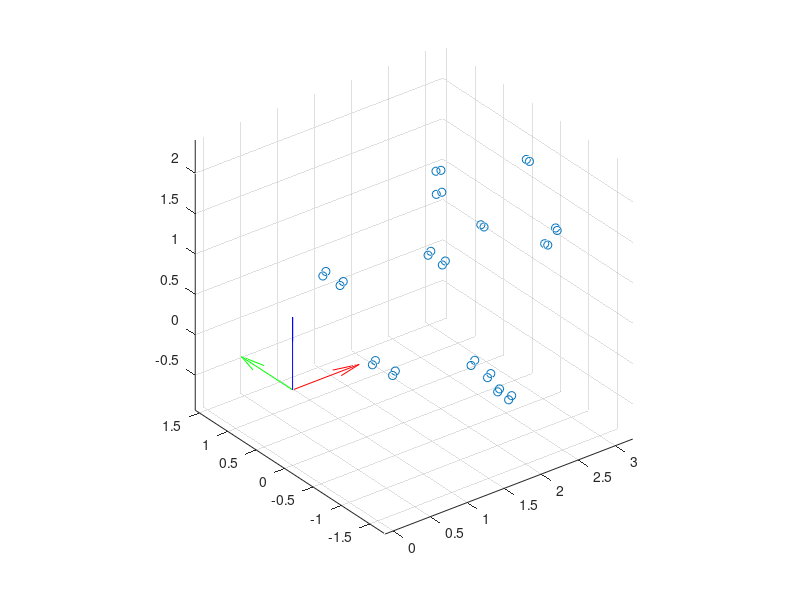

This chart was generated by the following MATLAB code: (Note: this script raises an error after producing the figure.)
detection_points = csvread('detections.csv');
lidar_points_raw = csvread('pointcloud_points.csv');

lidar_points_table = nan(8, 4, 3);

for i = 1 : size(lidar_points_raw, 1)
	lidar_points_table(lidar_points_raw(i, 1) + 1, lidar_points_raw(i, 2) + 1, :) =...
		lidar_points_raw(i, 3 : 5);
end

positions = nan(size(detection_points, 1), 16);
points = ones(size(detection_points, 1), 4);
us = nan(size(detection_points, 1), 1);
vs = nan(size(detection_points, 1), 1);

for i = 1 : size(detection_points, 1)
	positions(i, :) = detection_points(i, 1 : 16);
	points(i, 1 : 3) = lidar_points_table(...
		detection_points(i, 17) + 1,...
		detection_points(i, 18) + 1, ...
		:...
	);
	us(i) = detection_points(i, 19);
	vs(i) = detection_points(i, 20);
end

figure('Name', 'Raw Lidar Detections');
scatter3(lidar_points_raw(:, 3), lidar_points_raw(:, 4), lidar_points_raw(:, 5));
axis equal;
hold on;
quiver3(0, 0, 0, 0, 0, 1.0, 'b-');
quiver3(0, 0, 0, 1.0, 0, 0, 'r-');
quiver3(0, 0, 0, 0, 1.0, 0, 'g-');
scatter3(0, 0, 0, 50.0, 'kO');
hold off;

figure('Name', 'Processed Lidar Detections');
scatter3(points(:, 1), points(:, 2), points(:, 3));
axis equal;
hold on;
quiver3(0, 0, 0, 0, 0, 1.0, 'b-');
quiver3(0, 0, 0, 1.0, 0, 0, 'r-');
quiver3(0, 0, 0, 0, 1.0, 0, 'g-');
scatter3(0, 0, 0, 50.0, 'kO');

vp_size = 0.2;
qvec_x = [vp_size; 0; 0; 0];
qvec_y = [0; vp_size; 0; 0];
qvec_z = [0; 0; vp_size; 0];

n_poses = 27;
for i = 1 : n_poses
	BASE_to_FOREARM = reshape(positions(i, :), 4, 4)';
	q_o_t = [BASE_to_FOREARM(1, 4), BASE_to_FOREARM(2, 4), BASE_to_FOREARM(3, 4)];
	q_x_t = BASE_to_FOREARM * qvec_x;
	q_y_t = BASE_to_FOREARM * qvec_y;
	q_z_t = BASE_to_FOREARM * qvec_z;
	quiver3(q_o_t(1), q_o_t(2), q_o_t(3), q_z_t(1), q_z_t(2), q_z_t(3), 'b-');
	quiver3(q_o_t(1), q_o_t(2), q_o_t(3), q_x_t(1), q_x_t(2), q_x_t(3), 'r-');
	quiver3(q_o_t(1), q_o_t(2), q_o_t(3), q_y_t(1), q_y_t(2), q_y_t(3), 'g-');
end


FOREARM_to_CAMERA = [
	0   1 0 1.062;
	-1  0 0 -0.105;
	0   0 1 -0.067;
	0   0 0 1
];

figure('Name', 'Adjusted Views');
scatter3(points(:, 1), points(:, 2), points(:, 3));
axis equal;
hold on;
quiver3(0, 0, 0, 0, 0, 1.0, 'b-');
quiver3(0, 0, 0, 1.0, 0, 0, 'r-');
quiver3(0, 0, 0, 0, 1.0, 0, 'g-');
scatter3(0, 0, 0, 50.0, 'kO');

CAMERA_to_BASE_ALL = nan(size(positions, 1), 4, 4);

for i = 1 : n_poses
	BASE_to_FOREARM = reshape(positions(i, :), 4, 4)';
	BASE_to_CAMERA = BASE_to_FOREARM * FOREARM_to_CAMERA;
	CAMERA_to_BASE_ALL(i, :, :) = inv(BASE_to_CAMERA);
	q_o_t = [BASE_to_CAMERA(1, 4), BASE_to_CAMERA(2, 4), BASE_to_CAMERA(3, 4)];
	q_x_t = BASE_to_CAMERA * qvec_x;
	q_y_t = BASE_to_CAMERA * qvec_y;
	q_z_t = BASE_to_CAMERA * qvec_z;
	quiver3(q_o_t(1), q_o_t(2), q_o_t(3), q_z_t(1), q_z_t(2), q_z_t(3), 'b-');
	quiver3(q_o_t(1), q_o_t(2), q_o_t(3), q_x_t(1), q_x_t(2), q_x_t(3), 'r-');
	quiver3(q_o_t(1), q_o_t(2), q_o_t(3), q_y_t(1), q_y_t(2), q_y_t(3), 'g-');
end
hold off;

projection_matrix = [
	1637.367343	0			1313.144667	0
	0			1638.139550	774.029343	0
	0			0			1			0
];

figure('Name', 'Plotted Points');
hold on;
for i = 1 : n_poses
	projected_point = projection_matrix *...
		squeeze(CAMERA_to_BASE_ALL(i, :, :)) * points(i, :)';
	scatter(...
		projected_point(1) / projected_point(3),...
		projected_point(2) / projected_point(3),...
		'rs'...
	);
	scatter(us(i), vs(i), 'bx');
end